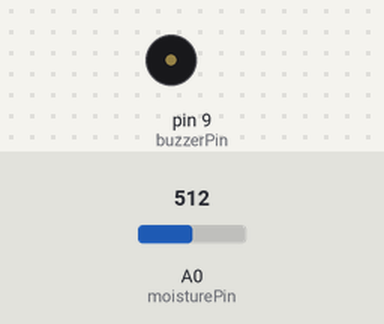
The sketch below on a simulated Arduino Uno, built with avr-gcc and run on an emulated ATmega328P. Shown: buzzer (waves = sounding, pin HIGH). Inputs (shaded band) come from the test bench; at power-on: A0 (moisturePin) = 512.

Above: at 1.2 s.
1.3 s: A0 (moisturePin) set to 308
2.8 s: A0 (moisturePin) set to 288
At 3.3 s:
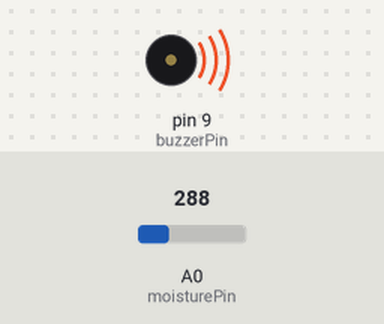
4.3 s: A0 (moisturePin) set to 306
At 5.5 s:
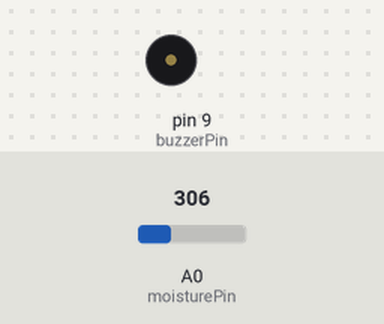
5.8 s: A0 (moisturePin) set to 290
At 6.8 s:
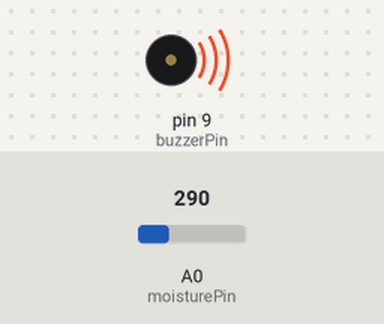
Timing chart, 0 to 8.3 s (numbered marks = the images above; inputs shaded):
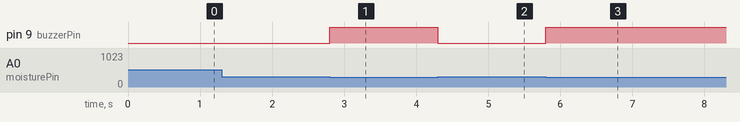

Measured:
- the behaviour switches between 300 and 299 on A0 (moisturePin) (found by bisection; images 0 and 1)
- after the input at 1.3 s, every drawn part: stays the same
- after the input at 2.8 s, pin 9 (buzzerPin): LOW → HIGH at once
- after the input at 4.3 s, pin 9 (buzzerPin): HIGH → LOW at once
- after the input at 5.8 s, pin 9 (buzzerPin): LOW → HIGH at once

The sketch:

smart_irrigation_alarm.ino
```cpp
const int moisturePin = A0;  // Moisture sensor input pin
const int buzzerPin = 9;    // Buzzer output pin
const int threshold = 300;  // Threshold for triggering the buzzer

void setup() {
  pinMode(buzzerPin, OUTPUT);
}

void loop() {
  int moistureLevel = analogRead(moisturePin);  // Read the moisture level
  if (moistureLevel < threshold) {
    digitalWrite(buzzerPin, HIGH);  // Turn on the buzzer
  } else {
    digitalWrite(buzzerPin, LOW);  // Turn off the buzzer
  }
}
```
